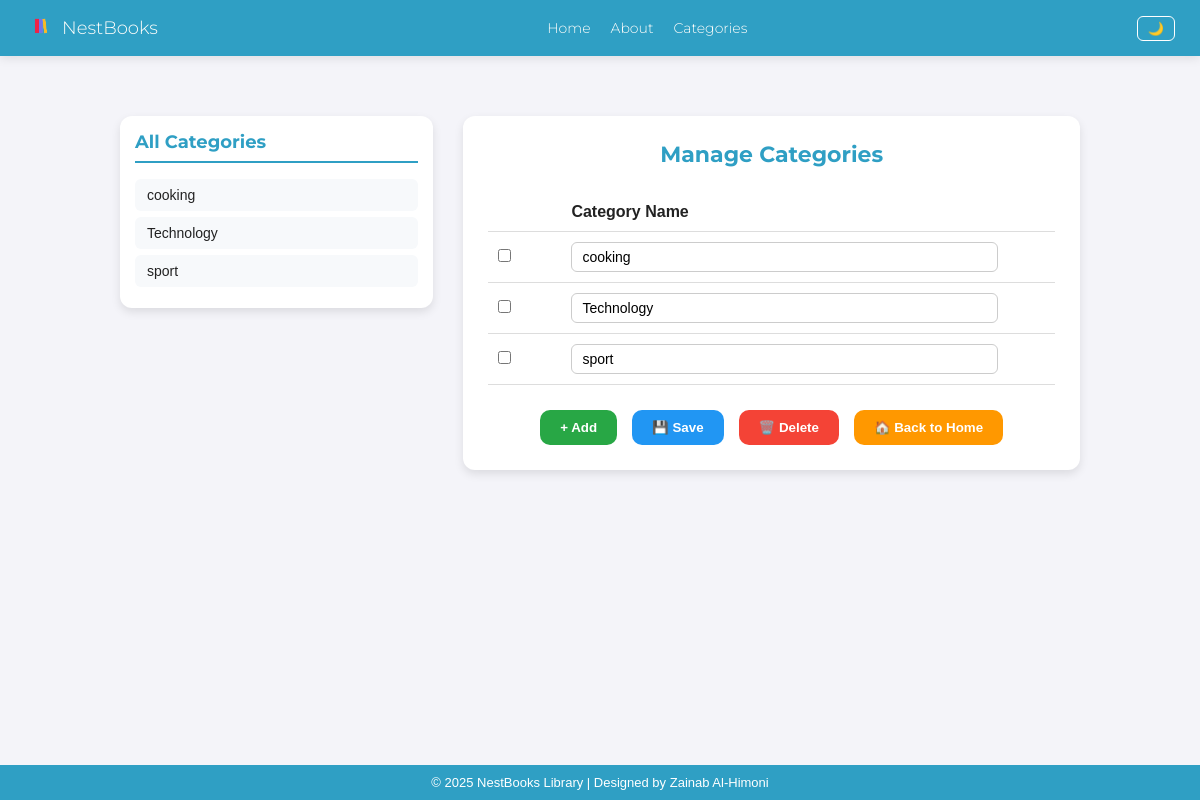
Page /books/manage_categories/ on the committed database.
### lms_app/models.py (models this page shows, shortened)
class Category(models.Model):
    name = models.CharField(max_length=50)

### lms_app/views.py (the view, shortened to what this page needs)
# urls.py: path('books/manage_categories/', views.manage_categories, name='manage_categories'),
def manage_categories(request):
    categories = Category.objects.all()
    return render(request, 'books/manage_categories.html', {'categories': categories})

### lms_app/templates/books/manage_categories.html (shortened to what this page needs)
{% extends 'base.html' %}
{% block content %}
<div class="manage-container">
    <div class="category-list">
        <h3>All Categories</h3>
        <ul>
            {% for category in categories %}
                <li>{{ category.name }}</li>
            {% empty %}
                <li>No categories yet</li>
            {% endfor %}
        </ul>
    </div>
    <div class="category-form">
        <h2>Manage Categories</h2>
        <form method="POST">
            <table>
                <tr>
                    <th></th>
                    <th>Category Name</th>
                </tr>
                {% for category in categories %}
                <tr>
                    <td><input type="checkbox" name="delete_ids" value="{{ category.id }}"></td>
                    <td>
                        <input type="text" name="name_{{ category.id }}" value="{{ category.name }}">
                    </td>
                </tr>
                {% endfor %}
            </table>
            <div class="button-group">
                <a href="{% url 'add_category' %}">
                    <button type="button" class="btn btn-green">+ Add</button>
                </a>
                <button type="submit" name="save_changes" class="btn btn-blue">💾 Save</button>
                <button type="submit" name="delete_selected" onclick="return confirm('Are you sure you want to delete selected categories?')" class="btn btn-red">🗑️ Delete</button>
                <a href="{% url 'home' %}">
                    <button type="button" class="btn btn-orange">🏠 Back to Home</button>
                </a>
            </div>
        </form>
    </div>
</div>
{% endblock %}

### lms_app/static/css/style.css (style rules this page uses)
* { margin: 0; padding: 0; box-sizing: border-box; }
html, body { height: 100%; }
body { font-family: Arial, sans-serif; background-color: #f4f4f9; color: #222; display: flex; flex-direction: column; min-height: 100vh; transition: background-color 0.3s, color 0.3s; }

### lms_app/templates/books/manage_categories.html (style rules this page uses)
.manage-container { display: flex; gap: 30px; margin: 40px auto; padding: 20px; max-width: 1000px; flex-wrap: wrap; }
.category-list { flex: 1; min-width: 250px; background-color: #fff; border-radius: 12px; box-shadow: 0 4px 10px rgba(0,0,0,0.1); padding: 15px; height: fit-content; }
.category-list h3 { font-family: 'Montserrat', sans-serif; font-size: 18px; border-bottom: 2px solid #2f9fc4; padding-bottom: 8px; margin-bottom: 10px; color: #2f9fc4; }
.category-list ul { list-style: none; padding: 0; margin: 0; max-height: 350px; overflow-y: auto; }
.category-list li { background-color: #f7f9fb; margin: 6px 0; padding: 8px 12px; border-radius: 6px; font-size: 14px; transition: background-color 0.3s, transform 0.2s; cursor: pointer; }
.category-form { flex: 2; min-width: 350px; background-color: #fff; border-radius: 12px; box-shadow: 0 4px 10px rgba(0,0,0,0.1); padding: 25px; }
.category-form h2 { text-align: center; color: #2f9fc4; font-family: 'Montserrat', sans-serif; font-size: 22px; margin-bottom: 25px; }
.category-form table { width: 100%; border-collapse: collapse; text-align: left; }
.category-form th, .category-form td { padding: 10px; border-bottom: 1px solid #ddd; }
.category-form input[type="text"] { width: 90%; padding: 6px 10px; border: 1px solid #ccc; border-radius: 6px; font-size: 14px; transition: border-color 0.3s; }
.button-group { text-align: center; margin-top: 25px; display: flex; flex-wrap: wrap; justify-content: center; gap: 15px; }
.btn { padding: 10px 20px; border-radius: 10px; border: none; cursor: pointer; color: white; font-weight: bold; transition: all 0.3s; }
.btn-green { background-color: #28a745; }
.btn-blue { background-color: #2196F3; }
.btn-red { background-color: #f44336; }
.btn-orange { background-color: #ff9800; }

### rows in the picture
Category: name "cooking"
Category: name "Technology"
Category: name "sport"
